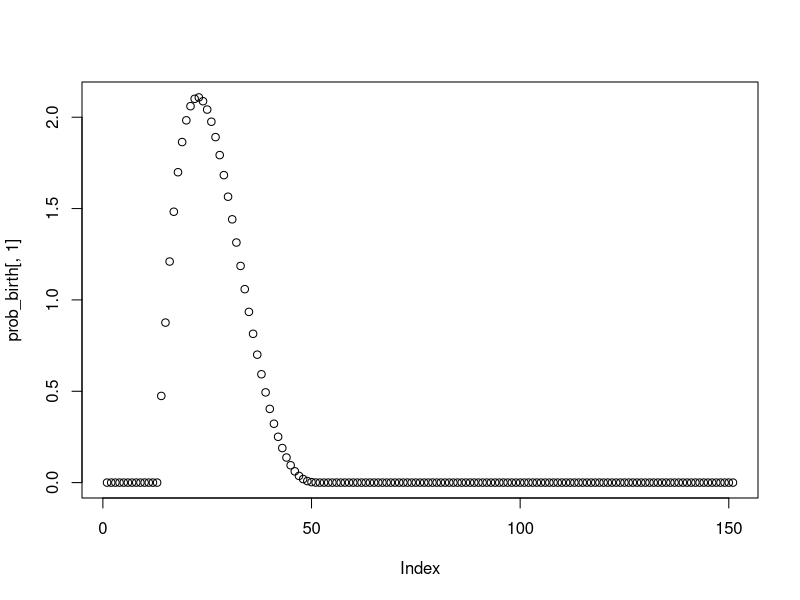

The R script that drew this image:
######################################################################
# Script to generate a standard shape of the age-specific fertility rate
# 'ASFR' (probabilities for a woman to give birth between at age i)
# from a beta distribution
# approach taken from Peter Ellis
# http://freerangestats.info/blog/2018/06/26/fertility-rate
# https://github.com/ellisp/blog-source/tree/master/_working/0122-demographics
######################################################################

this.dir <- dirname(parent.frame(2)$ofile)
setwd(this.dir)

# assuming maturity at 12 years old up to 50
fertile_ages <- 12:50
n_fertile_ages <- length(fertile_ages)

prob_birth <- c(
  rep(0, 12), 
  dbeta((fertile_ages - 12) / n_fertile_ages, 2, 4),
  rep(0, 100)
)
prob_birth <- data.frame(prob_birth)
row.names(prob_birth) <- 0:150

plot(prob_birth[, 1])

write.table(prob_birth, file = "betaDist.txt")
